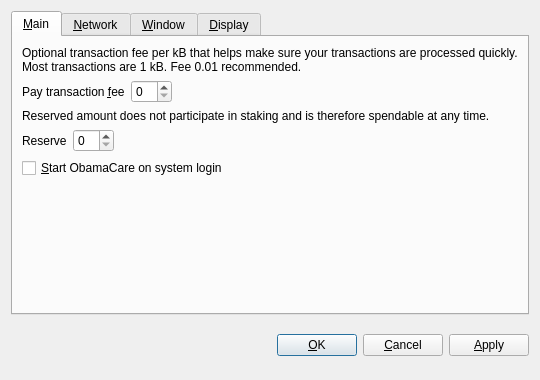
<?xml version="1.0" encoding="UTF-8"?>
<ui version="4.0">
 <class>OptionsDialog</class>
 <widget class="QDialog" name="OptionsDialog">
  <property name="geometry">
   <rect>
    <x>0</x>
    <y>0</y>
    <width>540</width>
    <height>380</height>
   </rect>
  </property>
  <property name="windowTitle">
   <string>Options</string>
  </property>
  <property name="modal">
   <bool>true</bool>
  </property>
  <layout class="QVBoxLayout" name="verticalLayout">
   <item>
    <widget class="QTabWidget" name="tabWidget">
     <property name="tabPosition">
      <enum>QTabWidget::North</enum>
     </property>
     <property name="currentIndex">
      <number>0</number>
     </property>
     <widget class="QWidget" name="tabMain">
      <attribute name="title">
       <string>&amp;Main</string>
      </attribute>
      <layout class="QVBoxLayout" name="verticalLayout_Main">
       <item>
        <widget class="QLabel" name="transactionFeeInfoLabel">
         <property name="text">
          <string>Optional transaction fee per kB that helps make sure your transactions are processed quickly. Most transactions are 1 kB. Fee 0.01 recommended.</string>
         </property>
         <property name="textFormat">
          <enum>Qt::PlainText</enum>
         </property>
         <property name="wordWrap">
          <bool>true</bool>
         </property>
        </widget>
       </item>
       <item>
        <layout class="QHBoxLayout" name="horizontalLayoutFee">
         <item>
          <widget class="QLabel" name="transactionFeeLabel">
           <property name="text">
            <string>Pay transaction &amp;fee</string>
           </property>
           <property name="textFormat">
            <enum>Qt::PlainText</enum>
           </property>
           <property name="buddy">
            <cstring>transactionFee</cstring>
           </property>
          </widget>
         </item>
         <item>
          <widget class="BitcoinAmountField" name="transactionFee"/>
         </item>
         <item>
          <spacer name="horizontalSpacerFee">
           <property name="orientation">
            <enum>Qt::Horizontal</enum>
           </property>
           <property name="sizeHint" stdset="0">
            <size>
             <width>40</width>
             <height>20</height>
            </size>
           </property>
          </spacer>
         </item>
        </layout>
       </item>
       <item>
        <widget class="QLabel" name="reserveBalanceInfoLabel">
         <property name="text">
          <string>Reserved amount does not participate in staking and is therefore spendable at any time.</string>
         </property>
         <property name="textFormat">
          <enum>Qt::PlainText</enum>
         </property>
         <property name="wordWrap">
          <bool>true</bool>
         </property>
        </widget>
       </item>
       <item>
        <layout class="QHBoxLayout" name="horizontalLayoutReserveBalance">
         <item>
          <widget class="QLabel" name="reserveBalanceLabel">
           <property name="text">
            <string>Reserve</string>
           </property>
           <property name="textFormat">
            <enum>Qt::PlainText</enum>
           </property>
           <property name="buddy">
            <cstring>reserveBalance</cstring>
           </property>
          </widget>
         </item>
         <item>
          <widget class="BitcoinAmountField" name="reserveBalance"/>
         </item>
         <item>
          <spacer name="horizontalSpacerReserveBalance">
           <property name="orientation">
            <enum>Qt::Horizontal</enum>
           </property>
           <property name="sizeHint" stdset="0">
            <size>
             <width>40</width>
             <height>20</height>
            </size>
           </property>
          </spacer>
         </item>
        </layout>
       </item>
       <item>
        <widget class="QCheckBox" name="bitcoinAtStartup">
         <property name="toolTip">
          <string>Automatically start ObamaCare after logging in to the system.</string>
         </property>
         <property name="text">
          <string>&amp;Start ObamaCare on system login</string>
         </property>
        </widget>
       </item>
       <item>
        <spacer name="verticalSpacer_Main">
         <property name="orientation">
          <enum>Qt::Vertical</enum>
         </property>
         <property name="sizeHint" stdset="0">
          <size>
           <width>20</width>
           <height>40</height>
          </size>
         </property>
        </spacer>
       </item>
      </layout>
     </widget>
     <widget class="QWidget" name="tabNetwork">
      <attribute name="title">
       <string>&amp;Network</string>
      </attribute>
      <layout class="QVBoxLayout" name="verticalLayout_Network">
       <item>
        <widget class="QCheckBox" name="mapPortUpnp">
         <property name="toolTip">
          <string>Automatically open the ObamaCare client port on the router. This only works when your router supports UPnP and it is enabled.</string>
         </property>
         <property name="text">
          <string>Map port using &amp;UPnP</string>
         </property>
        </widget>
       </item>
       <item>
        <widget class="QCheckBox" name="connectSocks">
         <property name="toolTip">
          <string>Connect to the ObamaCare network through a SOCKS proxy (e.g. when connecting through Tor).</string>
         </property>
         <property name="text">
          <string>&amp;Connect through SOCKS proxy:</string>
         </property>
        </widget>
       </item>
       <item>
        <layout class="QHBoxLayout" name="horizontalLayout_Network">
         <item>
          <widget class="QLabel" name="proxyIpLabel">
           <property name="text">
            <string>Proxy &amp;IP:</string>
           </property>
           <property name="textFormat">
            <enum>Qt::PlainText</enum>
           </property>
           <property name="buddy">
            <cstring>proxyIp</cstring>
           </property>
          </widget>
         </item>
         <item>
          <widget class="QValidatedLineEdit" name="proxyIp">
           <property name="maximumSize">
            <size>
             <width>140</width>
             <height>16777215</height>
            </size>
           </property>
           <property name="toolTip">
            <string>IP address of the proxy (e.g. 127.0.0.1)</string>
           </property>
          </widget>
         </item>
         <item>
          <widget class="QLabel" name="proxyPortLabel">
           <property name="text">
            <string>&amp;Port:</string>
           </property>
           <property name="textFormat">
            <enum>Qt::PlainText</enum>
           </property>
           <property name="buddy">
            <cstring>proxyPort</cstring>
           </property>
          </widget>
         </item>
         <item>
          <widget class="QLineEdit" name="proxyPort">
           <property name="maximumSize">
            <size>
             <width>55</width>
             <height>16777215</height>
            </size>
           </property>
           <property name="toolTip">
            <string>Port of the proxy (e.g. 9050)</string>
           </property>
          </widget>
         </item>
         <item>
          <widget class="QLabel" name="socksVersionLabel">
           <property name="text">
            <string>SOCKS &amp;Version:</string>
           </property>
           <property name="textFormat">
            <enum>Qt::PlainText</enum>
           </property>
           <property name="buddy">
            <cstring>socksVersion</cstring>
           </property>
          </widget>
         </item>
         <item>
          <widget class="QValueComboBox" name="socksVersion">
           <property name="toolTip">
            <string>SOCKS version of the proxy (e.g. 5)</string>
           </property>
          </widget>
         </item>
         <item>
          <spacer name="horizontalSpacer_Network">
           <property name="orientation">
            <enum>Qt::Horizontal</enum>
           </property>
           <property name="sizeHint" stdset="0">
            <size>
             <width>40</width>
             <height>20</height>
            </size>
           </property>
          </spacer>
         </item>
        </layout>
       </item>
       <item>
        <spacer name="verticalSpacer_Network">
         <property name="orientation">
          <enum>Qt::Vertical</enum>
         </property>
         <property name="sizeHint" stdset="0">
          <size>
           <width>20</width>
           <height>40</height>
          </size>
         </property>
        </spacer>
       </item>
      </layout>
     </widget>
     <widget class="QWidget" name="tabWindow">
      <attribute name="title">
       <string>&amp;Window</string>
      </attribute>
      <layout class="QVBoxLayout" name="verticalLayout_Window">
       <item>
        <widget class="QCheckBox" name="minimizeToTray">
         <property name="toolTip">
          <string>Show only a tray icon after minimizing the window.</string>
         </property>
         <property name="text">
          <string>&amp;Minimize to the tray instead of the taskbar</string>
         </property>
        </widget>
       </item>
       <item>
        <widget class="QCheckBox" name="minimizeOnClose">
         <property name="toolTip">
          <string>Minimize instead of exit the application when the window is closed. When this option is enabled, the application will be closed only after selecting Quit in the menu.</string>
         </property>
         <property name="text">
          <string>M&amp;inimize on close</string>
         </property>
        </widget>
       </item>
       <item>
        <spacer name="verticalSpacer_Window">
         <property name="orientation">
          <enum>Qt::Vertical</enum>
         </property>
         <property name="sizeHint" stdset="0">
          <size>
           <width>20</width>
           <height>40</height>
          </size>
         </property>
        </spacer>
       </item>
      </layout>
     </widget>
     <widget class="QWidget" name="tabDisplay">
      <attribute name="title">
       <string>&amp;Display</string>
      </attribute>
      <layout class="QVBoxLayout" name="verticalLayout_Display">
       <item>
        <layout class="QHBoxLayout" name="horizontalLayout_1_Display">
         <item>
          <widget class="QLabel" name="langLabel">
           <property name="text">
            <string>User Interface &amp;language:</string>
           </property>
           <property name="textFormat">
            <enum>Qt::PlainText</enum>
           </property>
           <property name="buddy">
            <cstring>lang</cstring>
           </property>
          </widget>
         </item>
         <item>
          <widget class="QValueComboBox" name="lang">
           <property name="toolTip">
            <string>The user interface language can be set here. This setting will take effect after restarting ObamaCare.</string>
           </property>
          </widget>
         </item>
        </layout>
       </item>
       <item>
        <layout class="QHBoxLayout" name="horizontalLayout_2_Display">
         <item>
          <widget class="QLabel" name="unitLabel">
           <property name="text">
            <string>&amp;Unit to show amounts in:</string>
           </property>
           <property name="textFormat">
            <enum>Qt::PlainText</enum>
           </property>
           <property name="buddy">
            <cstring>unit</cstring>
           </property>
          </widget>
         </item>
         <item>
          <widget class="QValueComboBox" name="unit">
           <property name="toolTip">
            <string>Choose the default subdivision unit to show in the interface and when sending coins.</string>
           </property>
          </widget>
         </item>
        </layout>
       </item>
       <item>
        <widget class="QCheckBox" name="displayAddresses">
         <property name="toolTip">
          <string>Whether to show ObamaCare addresses in the transaction list or not.</string>
         </property>
         <property name="text">
          <string>&amp;Display addresses in transaction list</string>
         </property>
        </widget>
       </item>
       <item>
        <widget class="QCheckBox" name="coinControlFeatures">
         <property name="toolTip">
          <string>Whether to show coin control features or not.</string>
         </property>
         <property name="text">
          <string>Display coin &amp;control features (experts only!)</string>
         </property>
        </widget>
       </item>
       <item>
        <spacer name="verticalSpacer_Display">
         <property name="orientation">
          <enum>Qt::Vertical</enum>
         </property>
         <property name="sizeHint" stdset="0">
          <size>
           <width>20</width>
           <height>40</height>
          </size>
         </property>
        </spacer>
       </item>
      </layout>
     </widget>
    </widget>
   </item>
   <item>
    <layout class="QHBoxLayout" name="horizontalLayout_Buttons">
     <item>
      <spacer name="horizontalSpacer_1">
       <property name="orientation">
        <enum>Qt::Horizontal</enum>
       </property>
       <property name="sizeHint" stdset="0">
        <size>
         <width>40</width>
         <height>48</height>
        </size>
       </property>
      </spacer>
     </item>
     <item>
      <widget class="QLabel" name="statusLabel">
       <property name="font">
        <font>
         <weight>75</weight>
         <bold>true</bold>
        </font>
       </property>
       <property name="text">
        <string/>
       </property>
       <property name="textFormat">
        <enum>Qt::PlainText</enum>
       </property>
       <property name="wordWrap">
        <bool>true</bool>
       </property>
      </widget>
     </item>
     <item>
      <spacer name="horizontalSpacer_2">
       <property name="orientation">
        <enum>Qt::Horizontal</enum>
       </property>
       <property name="sizeHint" stdset="0">
        <size>
         <width>40</width>
         <height>48</height>
        </size>
       </property>
      </spacer>
     </item>
     <item>
      <widget class="QPushButton" name="okButton">
       <property name="text">
        <string>&amp;OK</string>
       </property>
      </widget>
     </item>
     <item>
      <widget class="QPushButton" name="cancelButton">
       <property name="text">
        <string>&amp;Cancel</string>
       </property>
       <property name="autoDefault">
        <bool>false</bool>
       </property>
      </widget>
     </item>
     <item>
      <widget class="QPushButton" name="applyButton">
       <property name="text">
        <string>&amp;Apply</string>
       </property>
       <property name="autoDefault">
        <bool>false</bool>
       </property>
      </widget>
     </item>
    </layout>
   </item>
  </layout>
 </widget>
 <customwidgets>
  <customwidget>
   <class>BitcoinAmountField</class>
   <extends>QSpinBox</extends>
   <header>bitcoinamountfield.h</header>
  </customwidget>
  <customwidget>
   <class>QValueComboBox</class>
   <extends>QComboBox</extends>
   <header>qvaluecombobox.h</header>
  </customwidget>
  <customwidget>
   <class>QValidatedLineEdit</class>
   <extends>QLineEdit</extends>
   <header>qvalidatedlineedit.h</header>
  </customwidget>
 </customwidgets>
 <resources/>
 <connections/>
</ui>
